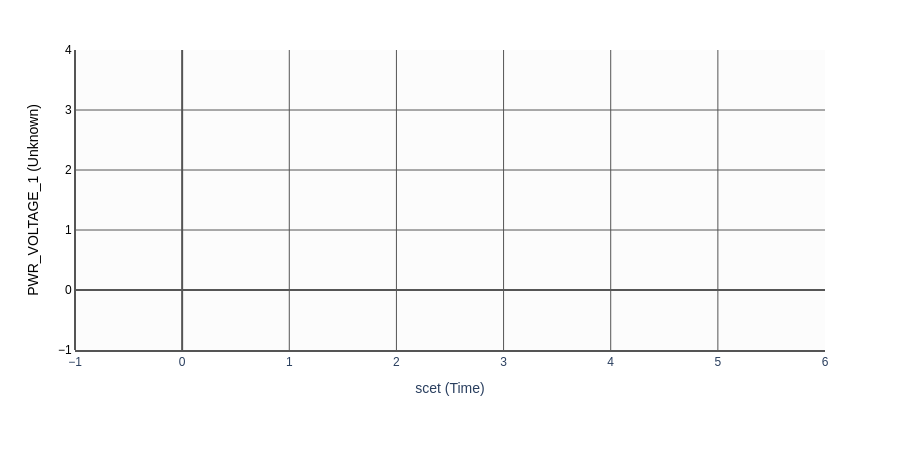

The notebook cell this image was saved under:
### Code cell
fig,c,m,t = dtatplot.make_stacked_graph( # make_stacked_graph is the primary plotting method
    file_input,  # this is the data that DTAT plots from
    y_vars = [["PWR_VOLTAGE_1"]],  # this is the y variables to plot
    customize_dict={ # by passing the CustomizedTrace in a dictionary with y variables as the keys, you can control more trace settings
        'PWR_VOLTAGE_1': CustomizedTrace(
                                    #size=10,  # setting the marker size
                                    #symbol='triangle-down-open',  # setting the marker shape, any plotly option is valid
                                    color='darkorange',  # setting the marker color
                                )
                             }
    )  # the x variable to plot by defaults to SCET
fig.show()

### Figure 1 — Plotly figure (JSON) as saved in the notebook; plotly's stock layout.template omitted (floating-point values rounded to 4 significant figures)
{"data": [{"hovertemplate": "X: scet: %{x|%Y-%jT%H:%M:%S.%L}<br>Y: PWR_VOLTAGE_1: %{y}<br>Time: scet: %{meta[1]|%Y-%jT%H:%M:%S.%L}<extra></extra>", "marker": {"color": "darkorange", "colorscale": [[0, "rgb(0,0,131)"], [0.2, "rgb(0,60,170)"], [0.4, "rgb(5,255,255)"], [0.6, "rgb(255,255,0)"], [0.8, "rgb(250,0,0)"], [1, "rgb(128,0,0)"]], "line": {"color": "darkorange", "width": 0.5}, "showscale": false, "size": 5, "symbol": "circle"}, "meta": [], "mode": "lines+markers", "name": "PWR_VOLTAGE_1", "opacity": 0.7, "showlegend": true, "type": "scattergl", "x": [], "xaxis": "x", "y": [], "yaxis": "y"}], "layout": {"font": {"family": "Arial"}, "height": 450, "legend": {"orientation": "h", "x": 1, "xanchor": "right", "y": 1.02, "yanchor": "bottom"}, "margin": {"b": 100, "l": 75, "r": 75, "t": 50}, "plot_bgcolor": "#fcfcfc", "xaxis": {"anchor": "y", "domain": [0, 1], "gridcolor": "#555555", "linecolor": "#555555", "linewidth": 2, "showgrid": true, "showline": true, "tickformat": "%Y/%jT%H:%M:%S", "title": {"text": "scet (Time)"}, "zerolinecolor": "#555555"}, "yaxis": {"anchor": "free", "domain": [0, 1], "gridcolor": "#555555", "linecolor": "#555555", "linewidth": 2, "overlaying": "y", "position": 0, "showgrid": true, "showline": true, "tickfont": {"color": "#000000"}, "title": {"font": {"color": "#000000"}, "text": "PWR_VOLTAGE_1 (Unknown)"}, "zerolinecolor": "#555555"}}}
